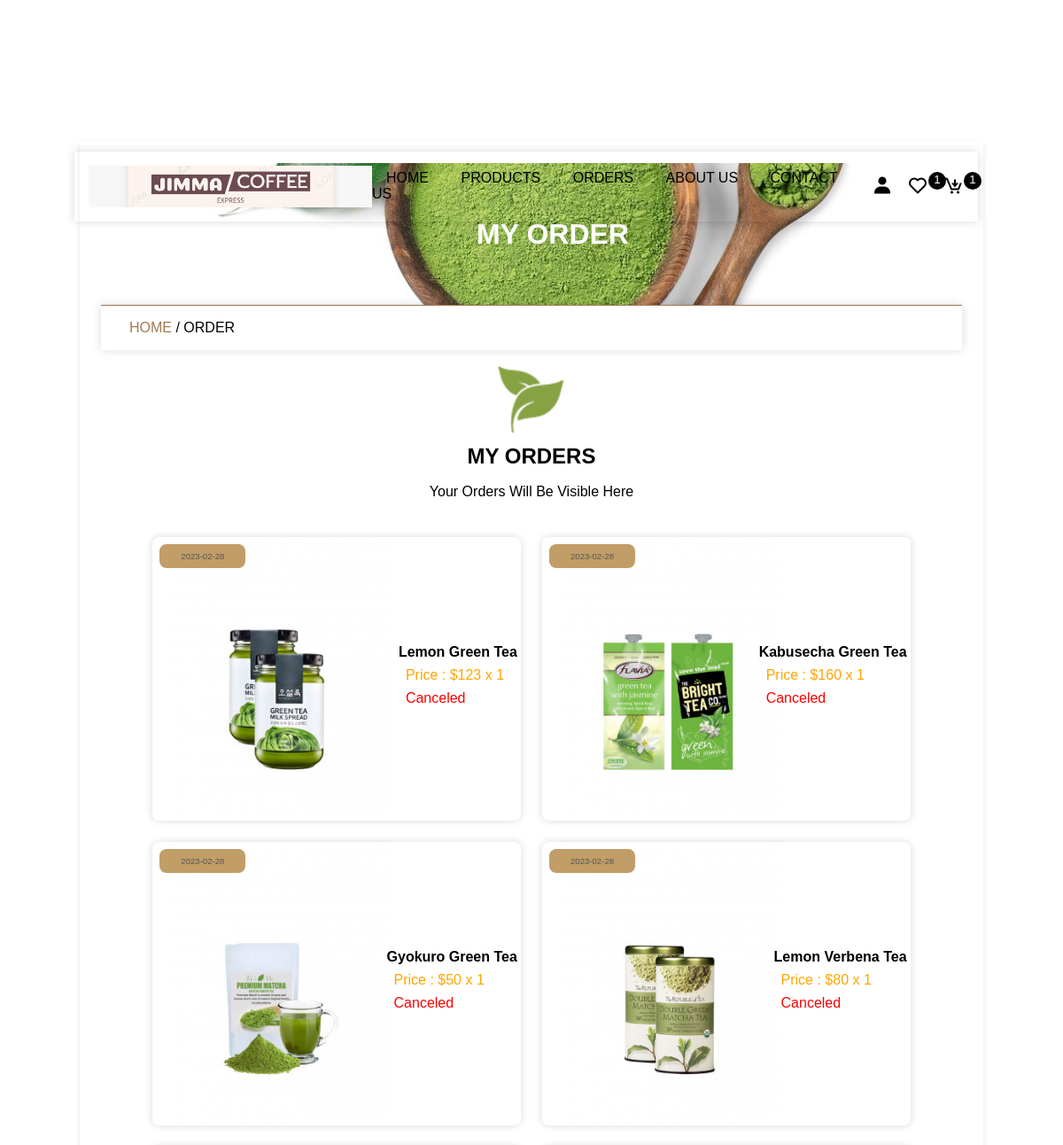
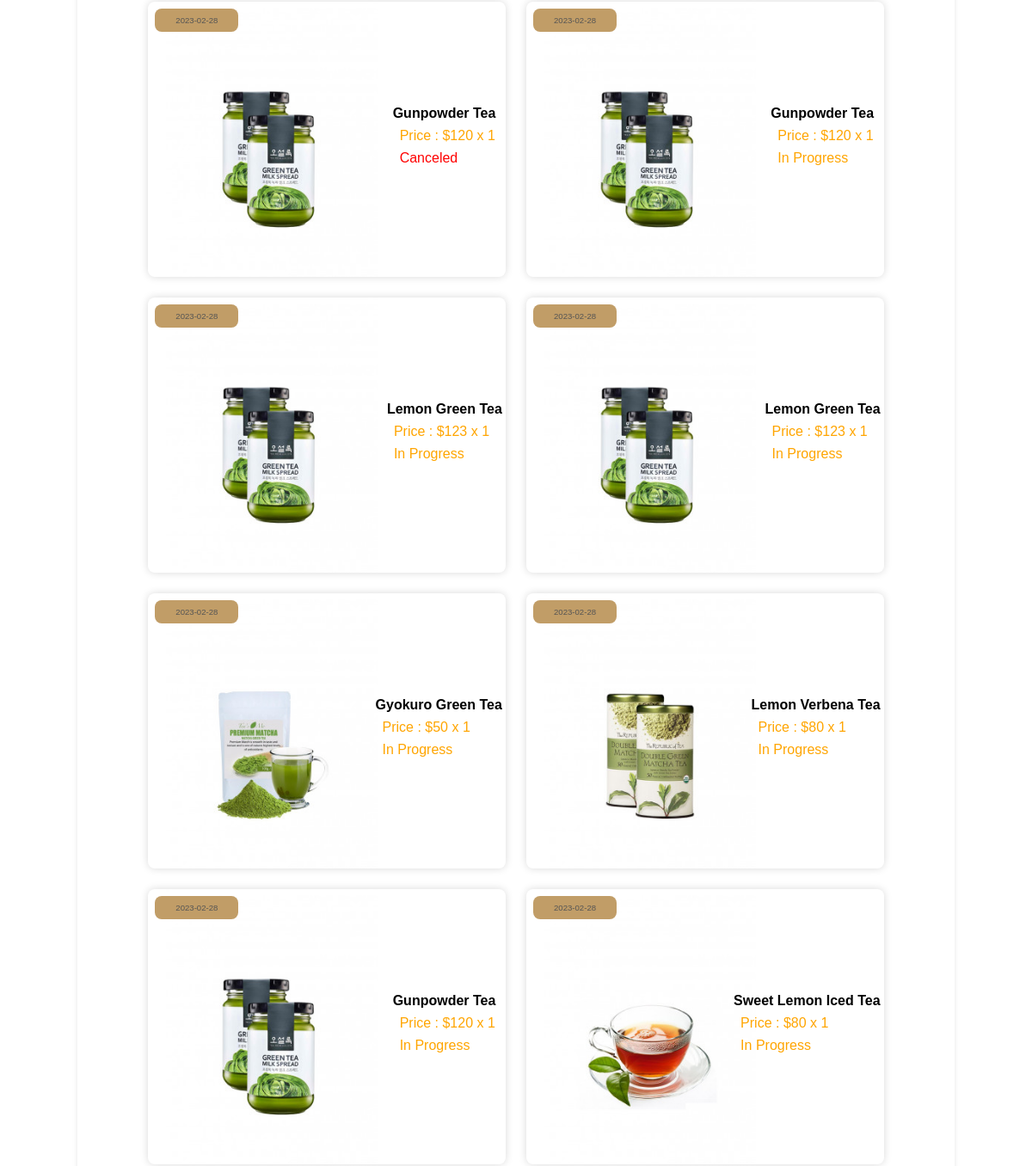
Page /store/order.php (signed in, upper part) on the earlier database version (2 pictures, top to bottom).
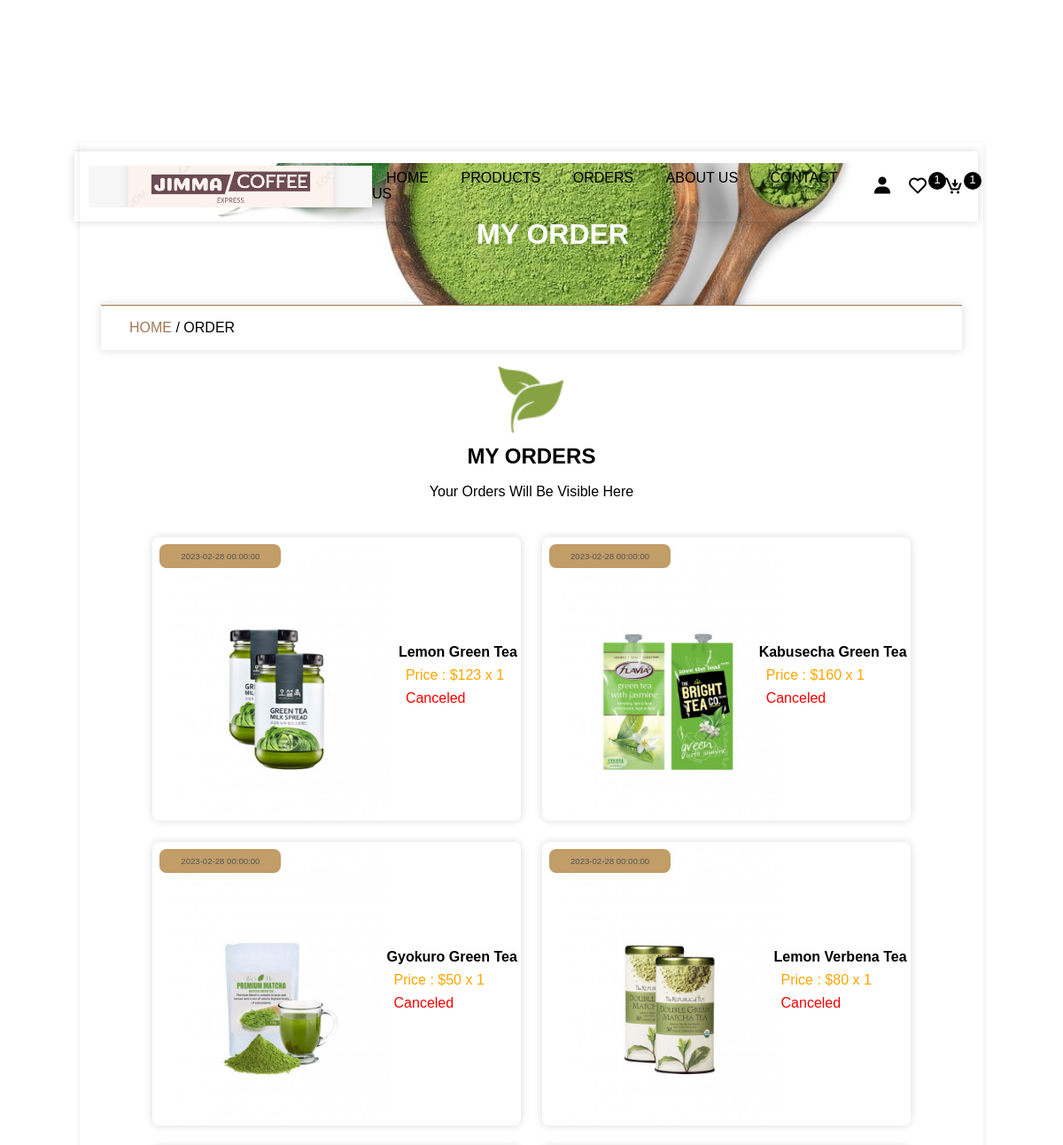
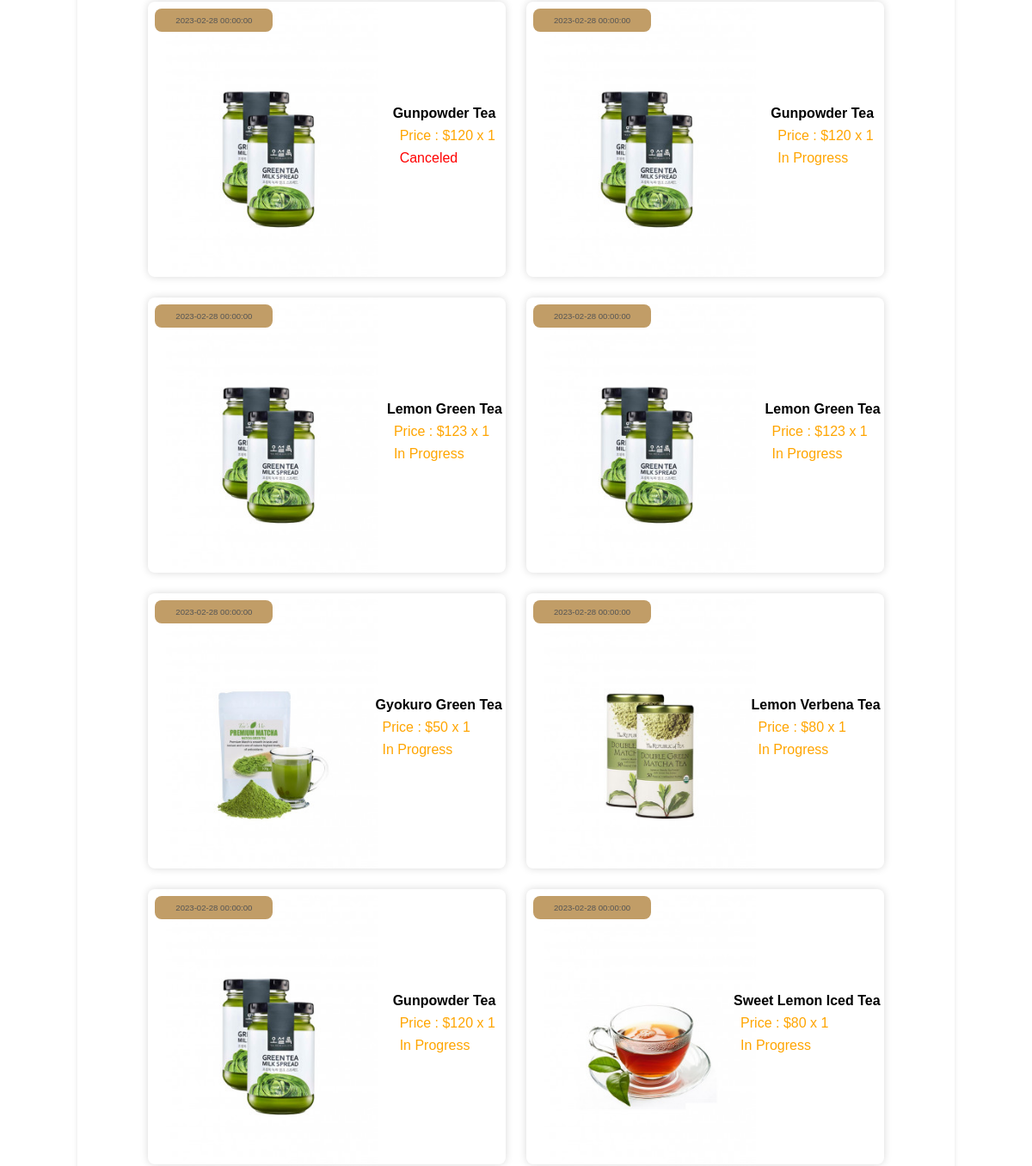
Same page on the later database version (2 pictures, top to bottom).
### tables this page shows
CREATE TABLE `orders` (
  `id` varchar(20) NOT NULL,
  `user_id` varchar(20) NOT NULL,
  `name` varchar(50) NOT NULL,
  `number` varchar(10) NOT NULL,
  `email` varchar(50) NOT NULL,
  `address` varchar(200) NOT NULL,
  `address_type` varchar(10) NOT NULL,
  `method` varchar(50) NOT NULL,
  `product_id` varchar(20) NOT NULL,
  `price` varchar(10) NOT NULL,
  `qty` varchar(2) NOT NULL,
  `date` datetime NOT NULL DEFAULT current_timestamp(),
  `status` varchar(50) NOT NULL DEFAULT 'in progress',
  `payment_status` varchar(100) NOT NULL
);

CREATE TABLE `products` (
  `id` varchar(255) NOT NULL,
  `name` varchar(255) NOT NULL,
  `price` varchar(255) NOT NULL,
  `image` varchar(255) NOT NULL,
  `product_detail` varchar(500) NOT NULL,
  `status` varchar(100) NOT NULL
);

### store/order.php (the view, shortened to what this page needs)
<?php
include 'components/connection.php';
if (isset($_SESSION['user_id'])) {
	$user_id = $_SESSION['user_id'];
} else {
	$user_id = '';
}
?>
<link rel="stylesheet" href="style.css">
<!DOCTYPE html>
<html lang="en">
<head>
	<link href='https://unpkg.com/boxicons@2.1.4/css/boxicons.min.css' rel='stylesheet'>
	<link rel="stylesheet" href="https://cdn.jsdelivr.net/npm/bootstrap-icons@1.10.3/font/bootstrap-icons.css">
</head>
<body>
	<?php include 'components/header.php'; ?>
	<div class="main">
		<div class="banner">
			<h1>my order</h1>
		</div>
		<div class="title2">
			<a href="home.php">home </a><span>/ order</span>
		</div>
		<section class="orders">
			<div class="title">
				<img src="img/download.png" class="logo">
				<h1>my orders</h1>
				<p>your orders will be visible here
				</p>
			</div>
			<div class="box-container">
				<?php
				$select_orders = $conn->prepare("SELECT * FROM `orders` WHERE user_id = ? ORDER BY date DESC");
				$select_orders->execute([$user_id]);
				if ($select_orders->rowCount() > 0) {
					while ($fetch_order = $select_orders->fetch(PDO::FETCH_ASSOC)) {
						$select_products = $conn->prepare("SELECT * FROM `products` WHERE id=?");
						$select_products->execute([$fetch_order['product_id']]);
						if ($select_products->rowCount() > 0) {
							while ($fetch_product = $select_products->fetch(PDO::FETCH_ASSOC)) {
				?>
								<div class="box" <?php if ($fetch_order['status'] == 'cancle') {
														echo 'style="border:2px solid red";';
													} ?>>
									<a href="view_order.php?get_id=<?= $fetch_order['id']; ?>">
										<p class="date"><i class="bi bi-calender-fill"></i><span><?= $fetch_order['date']; ?></span></p>
										<img src="image/<?= $fetch_product['image']; ?>" class="image">
										<div class="row">
											<h3 class="name"><?= $fetch_product['name']; ?></h3>
											<p class="price">Price : $<?= $fetch_order['price']; ?> x <?= $fetch_order['qty']; ?></p>
											<p class="status" style="color:<?php if ($fetch_order['status'] == 'delivered') {
																				echo 'green';
																			} elseif ($fetch_order['status'] == 'canceled') {
																				echo 'red';
																			} else {
																				echo 'orange';
																			} ?>"><?= $fetch_order['status']; ?></p>
										</div>
									</a>
								</div>
				<?php
							}
						}
					}
				} else {
					echo '<p class="empty">no order takes placed yet!</p>';
				}
				?>
			</div>
		</section>
	</div>
</body>
</html>

### store/components/header.php (shortened to what this page needs)
<header class="header">
	<div class="flex">
		<a href="home.php" class="logo"><img style="width: 320px;" src="image/Screenshot (30).png"></a>
		<nav class="navbar">
			<a href="home.php">home</a>
			<a href="view_products.php">products</a>
			<a href="order.php">orders</a>
			<a href="about.php">about us</a>
			<a href="contact.php">contact us</a>
		</nav>
		<div class="icons">
			<i class="bx bxs-user" id="user-btn"></i>
			<?php
$count_wishlist_items = $conn->prepare("SELECT * FROM wishlist WHERE user_id = ?");
$count_wishlist_items->execute([$user_id]);
$total_wishlist_items = $count_wishlist_items->rowCount();
?>
			<a href="wishlist.php" class="cart-btn"><i class="bx bx-heart"></i><sup>
					<?= $total_wishlist_items?>
				</sup></a>
			<?php
$count_cart_items = $conn->prepare("SELECT * FROM cart WHERE user_id = ?");
$count_cart_items->execute([$user_id]);
$total_cart_items = $count_cart_items->rowCount();
?>
			<a href="cart.php" class="cart-btn"><i class="bx bx-cart-download"></i><sup>
					<?= $total_cart_items?>
				</sup></a>
		</div>
	</div>
</header>

### store/style.css (style rules this page uses)
* { margin: 0; padding: 0; box-sizing: border-box; }
:root { --green: #a37854; --light-green: #c19d67; --box-shadow: 0 0 10px rgb(0 0 0/15%); }
html { font-size: 16px; -ms-overflow-style: scrollbar; -webkkit-tap-highlight-color: transparent; font-family: sans-serif; --ms-text-size-adjust: 100%; -webkit-text-size-djust: 100%; }
body { background-image: url("img/body-bg.jpg"); width: 100%; }
.main { width: 85vw; background: #fff; box-shadow: 0 2px 6px 0 rgb(0 0 0 / 10%); margin: 1rem auto; margin-top: 10rem; padding: 2%; }
a { text-decoration: none; }
.title { text-align: center; text-transform: uppercase; font-size: 1rem; margin: 1rem 0; line-height: 2; }
.title p { text-transform: capitalize; }
.title .logo { width: 80px; }
.icons sup { position: absolute; top: 15%; background: #000; color: #fff; border-radius: 50%; width: 20px; height: 20px; line-height: 15px; text-align: center; padding: 0.1rem; }
.banner { background-image: url("img/banner.jpg"); background-size: cover; background-position: center; background-color: var(--green); width: 100%; height: 20vh; text-align: center; display: flex; justify-content: center; align-items: center; }
.banner h1 { text-transform: uppercase; color: #fff; margin-left: 3rem; }
.title2 { border-top: 1px solid var(--green); padding: 1rem 2rem; text-transform: uppercase; box-shadow: var(--box-shadow); }
.title2 a { color: var(--green); }
header { position: fixed; top: 5%; left: 7%; width: 85vw; padding: 1rem; z-index: 101; transition: 0.3s; box-shadow: var(--box-shadow); background-image: url("img/body-bg.jpg"); }
.flex { width: 100%; display: flex; justify-content: space-between; align-items: center; position: relative; margin: 0 auto; }
.navbar a { margin: 0 1rem; font-size: 1rem; color: #000; text-transform: uppercase; }
.header .icons { display: flex; }
.header .icons i { margin-left: 1rem; font-size: 1.5rem; cursor: pointer; color: #000 !important; }
.box-container { display: grid; grid-template-columns: repeat(auto-fit, minmax(15rem, 1fr)); align-items: flex-start; }
.box-container .box p { color: #555; margin: 0.5rem; }
.orders .box-container { padding: 2% 6%; grid-template-columns: repeat(auto-fit, minmax(20rem, 1fr)); align-items: flex-start; justify-content: center; gap: 1.5rem; }
.orders .box-container .box { box-shadow: var(--box-shadow); border-radius: 0.5em; position: relative; overflow-x: hidden; }
.orders .box-container .box a { display: flex; align-items: center; }
.orders .box-container .box a .row { position: absolute; right: 1%; }
.orders .box-container .box .date { position: absolute; top: 0; left: 0; padding: 0.5rem 1.5rem; background: var(--light-green); font-size: 0.6rem; display: inline-block; margin-bottom: 1.5rem; border-radius: 0.5rem; }
.orders .box-container .box .image { height: 20rem; width: 100%; object-fit: contain; margin-left: -4rem; }
.orders .box-container .box .name { font-size: 1rem; text-transform: capitalize; text-overflow: ellipsis; overflow-x: hidden; color: #000; }
.orders .box-container .box .price { color: orange; font-size: 1rem; }
.orders .box-container .box .status { margin-left: 0.5rem; font-size: 1rem; text-transform: capitalize; }

Differences in the rows shown:
changed orders (number 1 of 12 on the later page): date "2023-02-28" → "2023-02-28 00:00:00"
changed orders (number 2 of 12 on the later page): date "2023-02-28" → "2023-02-28 00:00:00"
changed orders (number 3 of 12 on the later page): date "2023-02-28" → "2023-02-28 00:00:00"
changed orders (number 4 of 12 on the later page): date "2023-02-28" → "2023-02-28 00:00:00"
changed orders (number 5 of 12 on the later page): date "2023-02-28" → "2023-02-28 00:00:00"
changed orders (number 6 of 12 on the later page): date "2023-02-28" → "2023-02-28 00:00:00"
changed orders (number 7 of 12 on the later page): date "2023-02-28" → "2023-02-28 00:00:00"
changed orders (number 8 of 12 on the later page): date "2023-02-28" → "2023-02-28 00:00:00"
changed orders (number 9 of 12 on the later page): date "2023-02-28" → "2023-02-28 00:00:00"
changed orders (number 10 of 12 on the later page): date "2023-02-28" → "2023-02-28 00:00:00"
changed orders (number 11 of 12 on the later page): date "2023-02-28" → "2023-02-28 00:00:00"
changed orders (number 12 of 12 on the later page): date "2023-02-28" → "2023-02-28 00:00:00"
